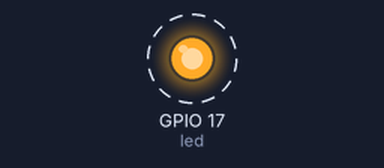
This program was run on a simulated Raspberry Pi (BCM pin numbers). On the bench: output pins drawn as LEDs (lit = HIGH). Dashed ring = blinking.

Above: at 0.5 s.
Timing chart, 0 to 4.6 s (numbered marks = the images above):
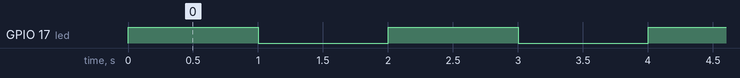

The program:

gpio_led.py
```python
'''
Ejemplo de encender y apagar un LED con un retardo de 1 segundo.
Fuente: https://www.raspberrypi.org/learning/physical-computing-with-python/worksheet/
Fecha: mar dic  6 19:12:24 COT 2016
Version: 1.0
'''

from gpiozero import LED
from time import sleep

# Usando el GP17 controlamos el LED
led = LED(17)

# En un ciclo infinito
while True:
    # Enciende el LED
    led.on()
    # Espera 1 segundo
    sleep(1)
    # Apaga el LED
    led.off()
    # Espera 1 segundo
    sleep(1)


'''
Ejecutar: python gpio_led.py
'''
```

Measured:
- by itself, GPIO 17 (led): alternates HIGH for 1.0 s and LOW for 1.0 s
